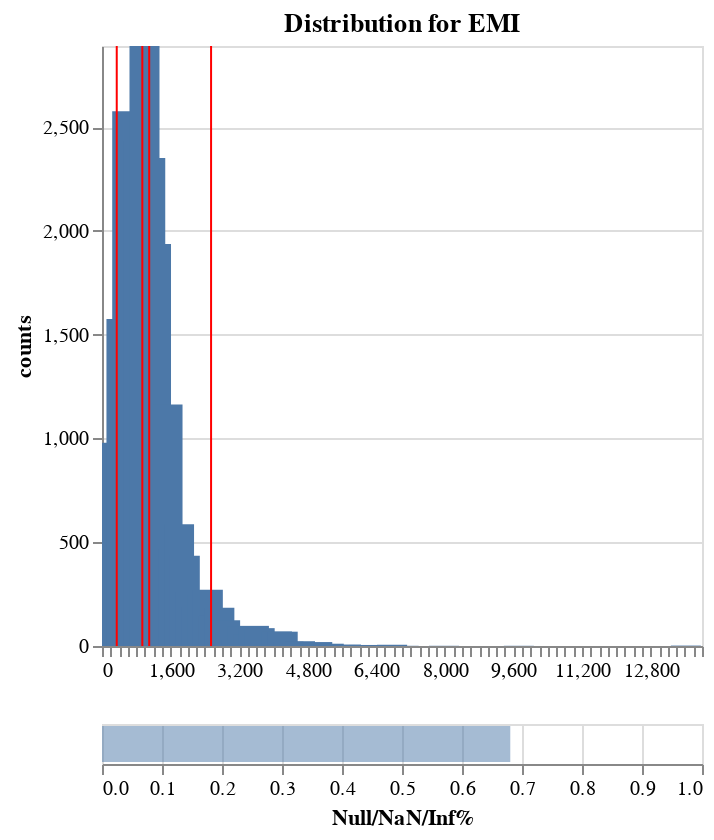

The notebook cell this image was saved under:
### Code cell
# Plot is an Altair's chart object, so you can do a lot with it (but has some restriction)
# Here we can turn the plot into an interactive one
plot.interactive()

### Figure 1 — Vega specification as saved in the notebook (floating-point values rounded to 4 significant figures)
{"$schema": "https://vega.github.io/schema/vega/v5.json", "data": [{"name": "param_1_store"}, {"name": "source_0", "values": [{"counts": 979, "counts_end": 979.0, "counts_start": 0.0, "cuts": 319.6}, {"counts": 1576, "counts_end": 1576.0, "counts_start": 0.0, "cuts": 454.0}, {"counts": 2577, "counts_end": 2577.0, "counts_start": 0.0, "cuts": 588.3}, {"counts": 1707, "counts_end": 1707.0, "counts_start": 0.0, "cuts": 722.7}, {"counts": 2437, "counts_end": 2437.0, "counts_start": 0.0, "cuts": 857.1}, {"counts": 2891, "counts_end": 2891.0, "counts_start": 0.0, "cuts": 991.5}, {"counts": 2351, "counts_end": 2351.0, "counts_start": 0.0, "cuts": 1126.0}, {"counts": 1937, "counts_end": 1937.0, "counts_start": 0.0, "cuts": 1260.0}, {"counts": 987, "counts_end": 987.0, "counts_start": 0.0, "cuts": 1395.0}, {"counts": 1164, "counts_end": 1164.0, "counts_start": 0.0, "cuts": 1529.0}, {"counts": 466, "counts_end": 466.0, "counts_start": 0.0, "cuts": 1663.0}, {"counts": 587, "counts_end": 587.0, "counts_start": 0.0, "cuts": 1798.0}, {"counts": 435, "counts_end": 435.0, "counts_start": 0.0, "cuts": 1932.0}, {"counts": 260, "counts_end": 260.0, "counts_start": 0.0, "cuts": 2067.0}, {"counts": 189, "counts_end": 189.0, "counts_start": 0.0, "cuts": 2201.0}, {"counts": 246, "counts_end": 246.0, "counts_start": 0.0, "cuts": 2335.0}, {"counts": 271, "counts_end": 271.0, "counts_start": 0.0, "cuts": 2470.0}, {"counts": 147, "counts_end": 147.0, "counts_start": 0.0, "cuts": 2604.0}, {"counts": 184, "counts_end": 184.0, "counts_start": 0.0, "cuts": 2738.0}, {"counts": 124, "counts_end": 124.0, "counts_start": 0.0, "cuts": 2873.0}, {"counts": 64, "counts_end": 64.0, "counts_start": 0.0, "cuts": 3007.0}, {"counts": 29, "counts_end": 29.0, "counts_start": 0.0, "cuts": 3142.0}, {"counts": 93, "counts_end": 93.0, "counts_start": 0.0, "cuts": 3276.0}, {"counts": 57, "counts_end": 57.0, "counts_start": 0.0, "cuts": 3410.0}, {"counts": 97, "counts_end": 97.0, "counts_start": 0.0, "cuts": 3545.0}, {"counts": 86, "counts_end": 86.0, "counts_start": 0.0, "cuts": 3679.0}, {"counts": 28, "counts_end": 28.0, "counts_start": 0.0, "cuts": 3813.0}, {"counts": 15, "counts_end": 15.0, "counts_start": 0.0, "cuts": 3948.0}, {"counts": 70, "counts_end": 70.0, "counts_start": 0.0, "cuts": 4082.0}, {"counts": 69, "counts_end": 69.0, "counts_start": 0.0, "cuts": 4217.0}, {"counts": 21, "counts_end": 21.0, "counts_start": 0.0, "cuts": 4351.0}, {"counts": 11, "counts_end": 11.0, "counts_start": 0.0, "cuts": 4485.0}, {"counts": 23, "counts_end": 23.0, "counts_start": 0.0, "cuts": 4620.0}, {"counts": 10, "counts_end": 10.0, "counts_start": 0.0, "cuts": 4754.0}, {"counts": 11, "counts_end": 11.0, "counts_start": 0.0, "cuts": 4888.0}, {"counts": 19, "counts_end": 19.0, "counts_start": 0.0, "cuts": 5023.0}, {"counts": 9, "counts_end": 9.0, "counts_start": 0.0, "cuts": 5157.0}, {"counts": 11, "counts_end": 11.0, "counts_start": 0.0, "cuts": 5292.0}, {"counts": 1, "counts_end": 1.0, "counts_start": 0.0, "cuts": 5426.0}, {"counts": 5, "counts_end": 5.0, "counts_start": 0.0, "cuts": 5560.0}, {"counts": 7, "counts_end": 7.0, "counts_start": 0.0, "cuts": 5695.0}, {"counts": 1, "counts_end": 1.0, "counts_start": 0.0, "cuts": 5829.0}, {"counts": 2, "counts_end": 2.0, "counts_start": 0.0, "cuts": 5964.0}, {"counts": 5, "counts_end": 5.0, "counts_start": 0.0, "cuts": 6098.0}, {"counts": 3, "counts_end": 3.0, "counts_start": 0.0, "cuts": 6367.0}, {"counts": 1, "counts_end": 1.0, "counts_start": 0.0, "cuts": 6501.0}, {"counts": 2, "counts_end": 2.0, "counts_start": 0.0, "cuts": 6635.0}, {"counts": 6, "counts_end": 6.0, "counts_start": 0.0, "cuts": 6770.0}, {"counts": 1, "counts_end": 1.0, "counts_start": 0.0, "cuts": 7039.0}, {"counts": 1, "counts_end": 1.0, "counts_start": 0.0, "cuts": 7979.0}, {"counts": 1, "counts_end": 1.0, "counts_start": 0.0, "cuts": 9726.0}, {"counts": 2, "counts_end": 2.0, "counts_start": 0.0, "cuts": 13620.0}]}, {"name": "source_1", "values": [{"names": "p5", "stats": 344.0}, {"names": "p50", "stats": 941.0}, {"names": "avg", "stats": 1101.0}, {"names": "p95", "stats": 2545.0}]}, {"name": "source_2", "values": [{"Null/NaN/Inf%": 0.6805, "Null/NaN/Inf%_end": 0.6805, "Null/NaN/Inf%_start": 0.0}]}], "signals": [{"name": "concat_0_height", "value": 300}, {"name": "view_2_height", "value": 20}, {"name": "unit", "value": {}, "on": [{"events": "pointermove", "update": "isTuple(group()) ? group() : unit"}]}, {"name": "param_1", "update": "{\"cuts\": param_1_cuts, \"counts\": param_1_counts, \"Null/NaN/Inf%\": param_1_Null_NaN_Inf_}"}, {"name": "param_1_cuts"}, {"name": "param_1_counts"}, {"name": "param_1_Null_NaN_Inf_"}], "marks": [{"type": "group", "name": "concat_0_group", "encode": {"update": {"width": {"signal": "width"}, "height": {"signal": "concat_0_height"}}}, "signals": [{"name": "param_1_cuts", "on": [{"events": [{"source": "view", "type": "dblclick"}], "update": "null"}, {"events": {"signal": "param_1_translate_delta"}, "update": "panLinear(param_1_translate_anchor.extent_x, -param_1_translate_delta.x / width)"}, {"events": {"signal": "param_1_zoom_delta"}, "update": "zoomLinear(domain(\"concat_0_x\"), param_1_zoom_anchor.x, param_1_zoom_delta)"}], "push": "outer"}, {"name": "param_1_counts", "on": [{"events": [{"source": "view", "type": "dblclick"}], "update": "null"}, {"events": {"signal": "param_1_translate_delta"}, "update": "panLinear(param_1_translate_anchor.extent_y, param_1_translate_delta.y / concat_0_height)"}, {"events": {"signal": "param_1_zoom_delta"}, "update": "zoomLinear(domain(\"concat_0_y\"), param_1_zoom_anchor.y, param_1_zoom_delta)"}], "push": "outer"}, {"name": "param_1_tuple", "on": [{"events": [{"signal": "param_1_cuts || param_1_counts"}], "update": "param_1_cuts && param_1_counts ? {unit: \"view_1\", fields: param_1_tuple_fields, values: [param_1_cuts,param_1_counts]} : null"}]}, {"name": "param_1_tuple_fields", "value": [{"field": "cuts", "channel": "x", "type": "R"}, {"field": "counts", "channel": "y", "type": "R"}]}, {"name": "param_1_translate_anchor", "value": {}, "on": [{"events": [{"source": "scope", "type": "pointerdown"}], "update": "{x: x(unit), y: y(unit), extent_x: domain(\"concat_0_x\"), extent_y: domain(\"concat_0_y\")}"}]}, {"name": "param_1_translate_delta", "value": {}, "on": [{"events": [{"source": "window", "between": [{"source": "scope", "type": "pointerdown"}, {"source": "window", "type": "pointerup"}], "type": "pointermove", "consume": true}], "update": "{x: param_1_translate_anchor.x - x(unit), y: param_1_translate_anchor.y - y(unit)}"}]}, {"name": "param_1_zoom_anchor", "on": [{"events": [{"source": "scope", "type": "wheel", "consume": true}], "update": "{x: invert(\"concat_0_x\", x(unit)), y: invert(\"concat_0_y\", y(unit))}"}]}, {"name": "param_1_zoom_delta", "on": [{"events": [{"source": "scope", "type": "wheel", "consume": true}], "update": "pow(1.001, event.deltaY * pow(16, event.deltaMode))", "force": true}]}, {"name": "param_1_modify", "on": [{"events": {"signal": "param_1_tuple"}, "update": "modify(\"param_1_store\", param_1_tuple, true)"}]}], "marks": [{"type": "rect", "name": "view_1_marks", "from": {"data": "source_0"}, "encode": {"update": {"width": {"value": 15}, "y": {"field": "counts_end", "scale": "concat_0_y"}, "xc": {"field": "cuts", "scale": "concat_0_x"}, "fill": {"value": "#4c78a8"}, "y2": {"field": "counts_start", "scale": "concat_0_y"}, "tooltip": {"signal": "{\"CutValue\": format(datum[\"cuts\"], \"\"), \"counts\": format(datum[\"counts\"], \"\")}"}}}, "clip": true, "style": ["bar"], "interactive": true}, {"type": "rule", "name": "concat_0_layer_1_marks", "from": {"data": "source_1"}, "encode": {"update": {"stroke": {"value": "red"}, "y2": {"field": {"signal": null, "datum": null, "group": "height", "parent": null}}, "x": {"field": "stats", "scale": "concat_0_x"}, "y": {"value": 0}, "tooltip": {"signal": "{\"Stats\": isValid(datum[\"names\"]) ? datum[\"names\"] : \"\"+datum[\"names\"], \"Value\": format(datum[\"stats\"], \"\")}"}}}, "interactive": true, "clip": true, "style": ["rule"]}], "axes": [{"scale": "concat_0_y", "labels": false, "maxExtent": 0, "ticks": false, "gridScale": "concat_0_x", "minExtent": 0, "grid": true, "orient": "left", "zindex": 0, "tickCount": {"signal": "ceil(concat_0_height/40)"}, "domain": false, "aria": false}, {"scale": "concat_0_x", "tickCount": 50, "grid": false, "labelOverlap": true, "orient": "bottom", "labelFlush": true, "zindex": 0}, {"scale": "concat_0_y", "orient": "left", "grid": false, "labelOverlap": true, "title": "counts", "zindex": 0, "tickCount": {"signal": "ceil(concat_0_height/40)"}}], "title": {"text": "Distribution for EMI", "frame": "group"}, "style": "cell"}, {"type": "group", "name": "view_2_group", "encode": {"update": {"height": {"signal": "view_2_height"}, "width": {"signal": "width"}}}, "signals": [{"name": "height", "update": "view_2_height"}, {"name": "param_1_Null_NaN_Inf_", "on": [{"events": [{"source": "view", "type": "dblclick"}], "update": "null"}, {"events": {"signal": "param_1_translate_delta"}, "update": "panLinear(param_1_translate_anchor.extent_x, -param_1_translate_delta.x / width)"}, {"events": {"signal": "param_1_zoom_delta"}, "update": "zoomLinear(domain(\"view_2_x\"), param_1_zoom_anchor.x, param_1_zoom_delta)"}], "push": "outer"}, {"name": "param_1_tuple", "on": [{"events": [{"signal": "param_1_Null_NaN_Inf_"}], "update": "param_1_Null_NaN_Inf_ ? {unit: \"view_2\", fields: param_1_tuple_fields, values: [param_1_Null_NaN_Inf_]} : null"}]}, {"name": "param_1_tuple_fields", "value": [{"field": "Null/NaN/Inf%", "channel": "x", "type": "R"}]}, {"name": "param_1_translate_anchor", "value": {}, "on": [{"events": [{"source": "scope", "type": "pointerdown"}], "update": "{x: x(unit), y: y(unit), extent_x: domain(\"view_2_x\")}"}]}, {"name": "param_1_translate_delta", "value": {}, "on": [{"events": [{"source": "window", "between": [{"source": "scope", "type": "pointerdown"}, {"source": "window", "type": "pointerup"}], "consume": true, "type": "pointermove"}], "update": "{x: param_1_translate_anchor.x - x(unit), y: param_1_translate_anchor.y - y(unit)}"}]}, {"name": "param_1_zoom_anchor", "on": [{"events": [{"source": "scope", "type": "wheel", "consume": true}], "update": "{x: invert(\"view_2_x\", x(unit))}"}]}, {"name": "param_1_zoom_delta", "on": [{"events": [{"source": "scope", "consume": true, "type": "wheel"}], "update": "pow(1.001, event.deltaY * pow(16, event.deltaMode))", "force": true}]}, {"name": "param_1_modify", "on": [{"events": {"signal": "param_1_tuple"}, "update": "modify(\"param_1_store\", param_1_tuple, true)"}]}], "marks": [{"type": "rect", "name": "view_2_marks", "from": {"data": "source_2"}, "encode": {"update": {"x": {"field": "Null/NaN/Inf%_end", "scale": "view_2_x"}, "fill": {"value": "#4c78a8"}, "x2": {"field": "Null/NaN/Inf%_start", "scale": "view_2_x"}, "yc": {"signal": "view_2_height", "mult": 0.5}, "opacity": {"value": 0.5}, "tooltip": {"signal": "{\"Null/NaN/Inf%\": format(datum[\"Null/NaN/Inf%\"], \"\")}"}, "height": {"signal": "0.9 * height"}}}, "clip": true, "interactive": true, "style": ["bar"]}], "axes": [{"scale": "view_2_x", "labels": false, "orient": "bottom", "grid": true, "aria": false, "ticks": false, "minExtent": 0, "maxExtent": 0, "tickCount": {"signal": "ceil(width/40)"}, "zindex": 0, "domain": false}, {"scale": "view_2_x", "zindex": 0, "orient": "bottom", "grid": false, "title": "Null/NaN/Inf%", "labelFlush": true, "labelOverlap": true, "tickCount": {"signal": "ceil(width/40)"}}], "style": "cell"}], "scales": [{"name": "concat_0_x", "type": "linear", "domain": {"fields": [{"data": "source_0", "field": "cuts"}, {"data": "source_1", "field": "stats"}]}, "range": [0, {"signal": "width"}], "padding": 5, "domainRaw": {"signal": "param_1[\"cuts\"]"}, "zero": false, "nice": true}, {"name": "concat_0_y", "type": "linear", "domain": {"data": "source_0", "fields": ["counts_start", "counts_end"]}, "range": [{"signal": "concat_0_height"}, 0], "domainRaw": {"signal": "param_1[\"counts\"]"}, "zero": true, "domainMin": 0}, {"name": "view_2_x", "type": "linear", "domain": [0, 1], "range": [0, {"signal": "width"}], "zero": true, "domainRaw": {"signal": "param_1[\"Null/NaN/Inf%\"]"}}], "background": "white", "padding": 5, "width": 300, "layout": {"padding": 20, "columns": 1, "bounds": "full", "align": "each"}}
